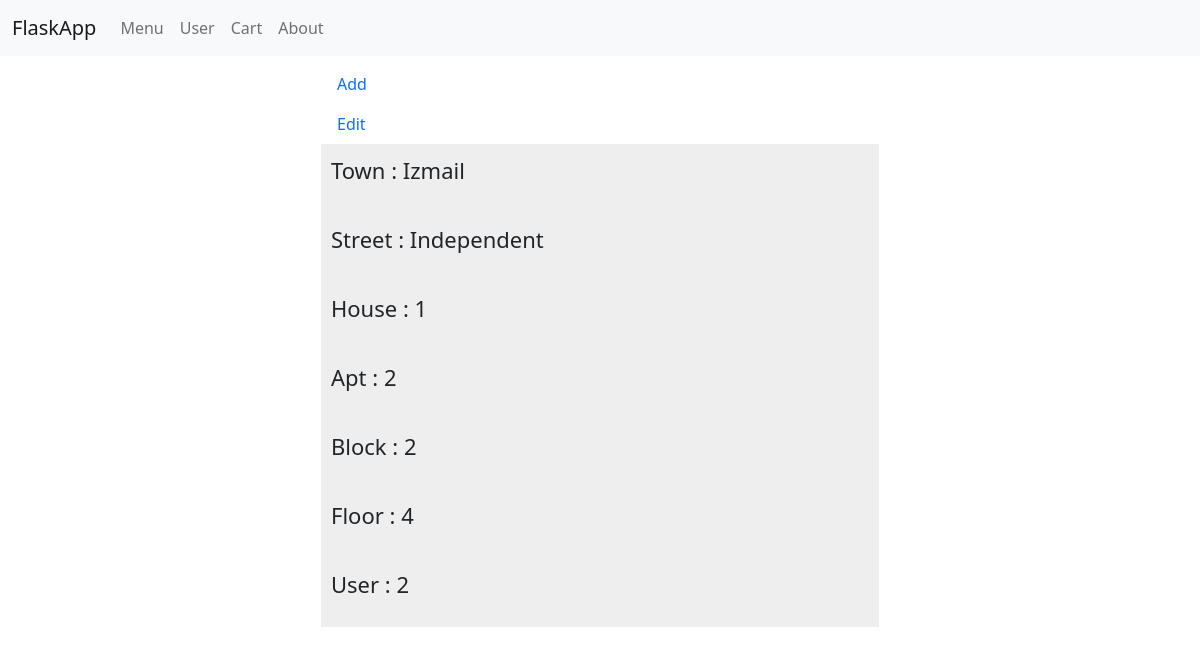
Screenshot of /user/addresses (signed in) with the database file from the repository.
### tables this page shows
CREATE TABLE Address (ID INTEGER NOT NULL UNIQUE, Town TEXT NOT NULL, Street TEXT NOT NULL, House TEXT NOT NULL, Apt TEXT, Block INTEGER, Floor INTEGER, User INTEGER NOT NULL REFERENCES User (ID), PRIMARY KEY (ID));

### view.py (the view)
def user_address_list():
    if session.get('ID') is None:
        return redirect('/user/sign_in')
    if request.method == 'GET':
        result = db_get_data(SQLiteDB('Dishes.db'), 'Address', ['*'], params={'User': session['ID']})
        print(result)
        return render_template('user_addresses.html', result=result)

### db_methods.py (called while the page is built)
def dict_factory(cursor, row):
    d = {}
    for idx, col in enumerate(cursor.description):
        d[col[0]] = row[idx]
    return d

    def __enter__(self):
        return self

    def __exit__(self, exc_type, exc_val, exc_tb):
        self.connect.commit()
        self.connect.close()

    def sql_query(self, query, all_data=True):
        answer = self.cursor.execute(query)
        if all_data:
            return answer.fetchall()
        else:
            return answer.fetchone()

    def select_from(self, table_name, columns: list, param=None, all_data=True):
        columns = ','.join(columns)
        query = f"SELECT {columns} FROM {table_name}"
        if param:
            param = ' and '.join([f"{key}='{value}'" for key, value in param.items()])
            query += f" WHERE {param}"
        if all_data:
            return self.sql_query(query)
        else:
            return self.sql_query(query, all_data=False)

### view.py (called while the page is built)
def db_get_data(data_base, table_name, *args, params=None, get_all=True):
    with data_base as db:
        result = db.select_from(table_name, *args, param=params, all_data=get_all)
    return result

### templates/user_addresses.html (shortened to what this page needs)
{% extends 'user.html' %}
{% block content %}
    <div style="width: 50%; margin: auto">
                        <a class="nav-link" href="{{ url_for('user_address_add') }}">Add</a>
        {% for dish in result %}
            {% for key, value in dish.items() %}
                {% if key == 'ID' %}
                        <a class="nav-link" href="{{ url_for('user_address', address_id=value) }}">Edit</a>
                {% endif %}
                {% if key != 'ID' %}
                    <div style="padding: 10px; background-color: #EEE">
                        <p style="font-size: 22px">{{ key }} : {{ value }}</p>
                    </div>
                {% endif %}
            {% endfor %}
        {% endfor %}
    </div>
{% endblock %}

### rows the page displays
Address: key "Town", Town "Izmail", key "Street", Street "Independent", dish "House" "Apt" "Block" "Floor" "User", dish "1" "2" "2" "4" "2"
